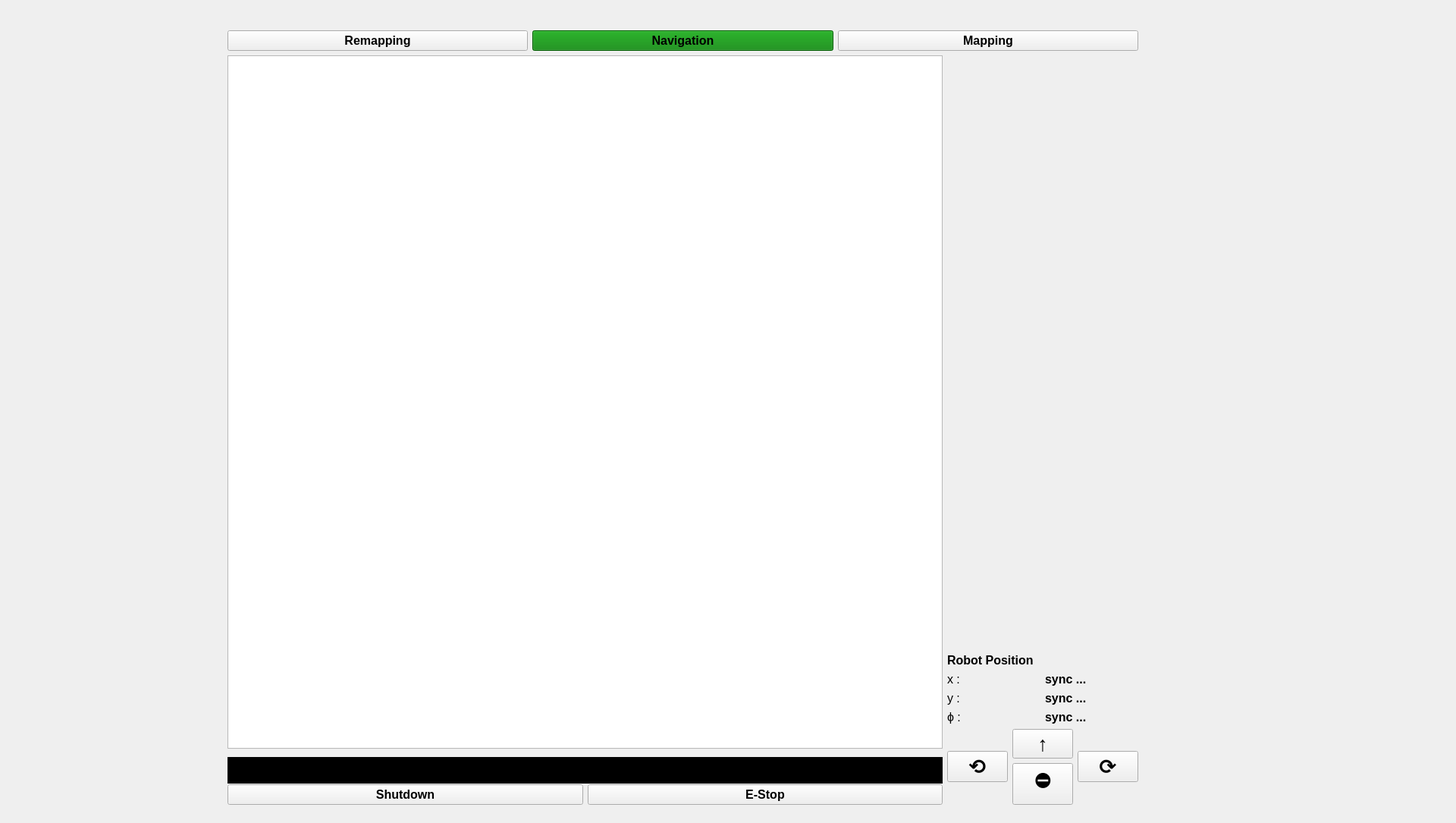
<?xml version="1.0" encoding="UTF-8"?>
<ui version="4.0">
 <class>MainWindow</class>
 <widget class="QMainWindow" name="MainWindow">
  <property name="geometry">
   <rect>
    <x>0</x>
    <y>0</y>
    <width>1920</width>
    <height>1085</height>
   </rect>
  </property>
  <property name="sizePolicy">
   <sizepolicy hsizetype="Expanding" vsizetype="Expanding">
    <horstretch>0</horstretch>
    <verstretch>0</verstretch>
   </sizepolicy>
  </property>
  <property name="font">
   <font>
    <pointsize>12</pointsize>
    <weight>75</weight>
    <bold>true</bold>
   </font>
  </property>
  <property name="windowTitle">
   <string>ROM Dynamics's Robot Suite</string>
  </property>
  <property name="layoutDirection">
   <enum>Qt::LeftToRight</enum>
  </property>
  <property name="toolButtonStyle">
   <enum>Qt::ToolButtonIconOnly</enum>
  </property>
  <property name="tabShape">
   <enum>QTabWidget::Rounded</enum>
  </property>
  <widget class="QWidget" name="centralwidget">
   <widget class="QWidget" name="verticalLayoutWidget_2">
    <property name="geometry">
     <rect>
      <x>1830</x>
      <y>210</y>
      <width>1161</width>
      <height>961</height>
     </rect>
    </property>
    <layout class="QVBoxLayout" name="verticalLayout">
     <property name="leftMargin">
      <number>2</number>
     </property>
     <property name="bottomMargin">
      <number>2</number>
     </property>
    </layout>
   </widget>
   <widget class="QWidget" name="verticalLayoutWidget_5">
    <property name="geometry">
     <rect>
      <x>300</x>
      <y>40</y>
      <width>1201</width>
      <height>1021</height>
     </rect>
    </property>
    <property name="mouseTracking">
     <bool>false</bool>
    </property>
    <property name="layoutDirection">
     <enum>Qt::LeftToRight</enum>
    </property>
    <layout class="QVBoxLayout" name="verticalLayout_6">
     <item>
      <layout class="QHBoxLayout" name="horizontalLayout_12">
       <item>
        <layout class="QHBoxLayout" name="horizontalLayout">
         <item>
          <widget class="QPushButton" name="remappingBtn">
           <property name="layoutDirection">
            <enum>Qt::LeftToRight</enum>
           </property>
           <property name="text">
            <string>Remapping</string>
           </property>
          </widget>
         </item>
         <item>
          <widget class="QPushButton" name="navigationBtn">
           <property name="layoutDirection">
            <enum>Qt::LeftToRight</enum>
           </property>
           <property name="styleSheet">
            <string notr="true">background-color: green;</string>
           </property>
           <property name="text">
            <string>Navigation</string>
           </property>
          </widget>
         </item>
         <item>
          <widget class="QPushButton" name="mappingBtn">
           <property name="layoutDirection">
            <enum>Qt::LeftToRight</enum>
           </property>
           <property name="text">
            <string>Mapping</string>
           </property>
          </widget>
         </item>
        </layout>
       </item>
      </layout>
     </item>
     <item>
      <layout class="QHBoxLayout" name="horizontalLayout_16">
       <item>
        <layout class="QVBoxLayout" name="myVerticalLayout">
         <item>
          <widget class="QGraphicsView" name="graphicsView">
           <property name="mouseTracking">
            <bool>false</bool>
           </property>
           <property name="layoutDirection">
            <enum>Qt::LeftToRight</enum>
           </property>
           <property name="dragMode">
            <enum>QGraphicsView::ScrollHandDrag</enum>
           </property>
          </widget>
         </item>
         <item>
          <widget class="QLabel" name="statusLabel">
           <property name="minimumSize">
            <size>
             <width>212</width>
             <height>35</height>
            </size>
           </property>
           <property name="maximumSize">
            <size>
             <width>16777215</width>
             <height>25</height>
            </size>
           </property>
           <property name="font">
            <font>
             <pointsize>10</pointsize>
             <weight>50</weight>
             <bold>false</bold>
             <kerning>true</kerning>
            </font>
           </property>
           <property name="layoutDirection">
            <enum>Qt::LeftToRight</enum>
           </property>
           <property name="styleSheet">
            <string notr="true">background-color: #000000
;
color: rgb(246, 245, 244);</string>
           </property>
           <property name="text">
            <string/>
           </property>
           <property name="margin">
            <number>10</number>
           </property>
          </widget>
         </item>
         <item>
          <layout class="QHBoxLayout" name="horizontalLayout_2">
           <item>
            <widget class="QPushButton" name="shutdownBtn">
             <property name="layoutDirection">
              <enum>Qt::LeftToRight</enum>
             </property>
             <property name="text">
              <string>Shutdown</string>
             </property>
            </widget>
           </item>
           <item>
            <widget class="QPushButton" name="btnEstop">
             <property name="mouseTracking">
              <bool>false</bool>
             </property>
             <property name="layoutDirection">
              <enum>Qt::LeftToRight</enum>
             </property>
             <property name="text">
              <string>E-Stop</string>
             </property>
            </widget>
           </item>
          </layout>
         </item>
        </layout>
       </item>
       <item>
        <layout class="QVBoxLayout" name="verticalLayout_2">
         <item>
          <spacer name="verticalSpacer">
           <property name="layoutDirection">
            <enum>Qt::LeftToRight</enum>
           </property>
           <property name="orientation">
            <enum>Qt::Vertical</enum>
           </property>
           <property name="sizeHint" stdset="0">
            <size>
             <width>20</width>
             <height>20</height>
            </size>
           </property>
          </spacer>
         </item>
         <item>
          <widget class="QLabel" name="label">
           <property name="layoutDirection">
            <enum>Qt::LeftToRight</enum>
           </property>
           <property name="text">
            <string notr="true">Robot Position</string>
           </property>
          </widget>
         </item>
         <item>
          <layout class="QHBoxLayout" name="horizontalLayout_3">
           <item>
            <widget class="QLabel" name="xLabel">
             <property name="font">
              <font>
               <pointsize>12</pointsize>
               <weight>50</weight>
               <bold>false</bold>
              </font>
             </property>
             <property name="layoutDirection">
              <enum>Qt::LeftToRight</enum>
             </property>
             <property name="text">
              <string>x :</string>
             </property>
            </widget>
           </item>
           <item>
            <widget class="QLabel" name="xValueLabel">
             <property name="layoutDirection">
              <enum>Qt::LeftToRight</enum>
             </property>
             <property name="text">
              <string>sync ...</string>
             </property>
            </widget>
           </item>
          </layout>
         </item>
         <item>
          <layout class="QHBoxLayout" name="horizontalLayout_14">
           <item>
            <widget class="QLabel" name="yLabel_5">
             <property name="font">
              <font>
               <pointsize>12</pointsize>
               <weight>50</weight>
               <bold>false</bold>
              </font>
             </property>
             <property name="layoutDirection">
              <enum>Qt::LeftToRight</enum>
             </property>
             <property name="text">
              <string>y :</string>
             </property>
            </widget>
           </item>
           <item>
            <widget class="QLabel" name="yValueLabel_6">
             <property name="layoutDirection">
              <enum>Qt::LeftToRight</enum>
             </property>
             <property name="text">
              <string>sync ...</string>
             </property>
            </widget>
           </item>
          </layout>
         </item>
         <item>
          <layout class="QHBoxLayout" name="horizontalLayout_15">
           <item>
            <widget class="QLabel" name="phiLabel_6">
             <property name="font">
              <font>
               <pointsize>12</pointsize>
               <weight>50</weight>
               <bold>false</bold>
              </font>
             </property>
             <property name="layoutDirection">
              <enum>Qt::LeftToRight</enum>
             </property>
             <property name="text">
              <string>ϕ :</string>
             </property>
            </widget>
           </item>
           <item>
            <widget class="QLabel" name="phiValueLabel_6">
             <property name="layoutDirection">
              <enum>Qt::LeftToRight</enum>
             </property>
             <property name="text">
              <string>sync ...</string>
             </property>
            </widget>
           </item>
          </layout>
         </item>
         <item>
          <layout class="QHBoxLayout" name="horizontalLayout_11">
           <item>
            <widget class="QPushButton" name="btnLeft">
             <property name="font">
              <font>
               <pointsize>20</pointsize>
               <weight>75</weight>
               <bold>true</bold>
              </font>
             </property>
             <property name="layoutDirection">
              <enum>Qt::LeftToRight</enum>
             </property>
             <property name="text">
              <string>⟲</string>
             </property>
            </widget>
           </item>
           <item>
            <layout class="QVBoxLayout" name="verticalLayout_4">
             <item>
              <widget class="QPushButton" name="btnForward">
               <property name="font">
                <font>
                 <pointsize>20</pointsize>
                 <weight>75</weight>
                 <bold>true</bold>
                </font>
               </property>
               <property name="layoutDirection">
                <enum>Qt::LeftToRight</enum>
               </property>
               <property name="text">
                <string>↑</string>
               </property>
              </widget>
             </item>
             <item>
              <widget class="QPushButton" name="btnStop">
               <property name="font">
                <font>
                 <pointsize>20</pointsize>
                 <weight>75</weight>
                 <bold>true</bold>
                </font>
               </property>
               <property name="layoutDirection">
                <enum>Qt::LeftToRight</enum>
               </property>
               <property name="text">
                <string>⛔</string>
               </property>
              </widget>
             </item>
            </layout>
           </item>
           <item>
            <widget class="QPushButton" name="btnRight">
             <property name="font">
              <font>
               <pointsize>20</pointsize>
               <weight>75</weight>
               <bold>true</bold>
              </font>
             </property>
             <property name="layoutDirection">
              <enum>Qt::LeftToRight</enum>
             </property>
             <property name="text">
              <string>⟳</string>
             </property>
            </widget>
           </item>
          </layout>
         </item>
        </layout>
       </item>
      </layout>
     </item>
    </layout>
   </widget>
  </widget>
  <widget class="QMenuBar" name="menuBar">
   <property name="geometry">
    <rect>
     <x>0</x>
     <y>0</y>
     <width>1920</width>
     <height>24</height>
    </rect>
   </property>
  </widget>
 </widget>
 <resources/>
 <connections/>
</ui>
